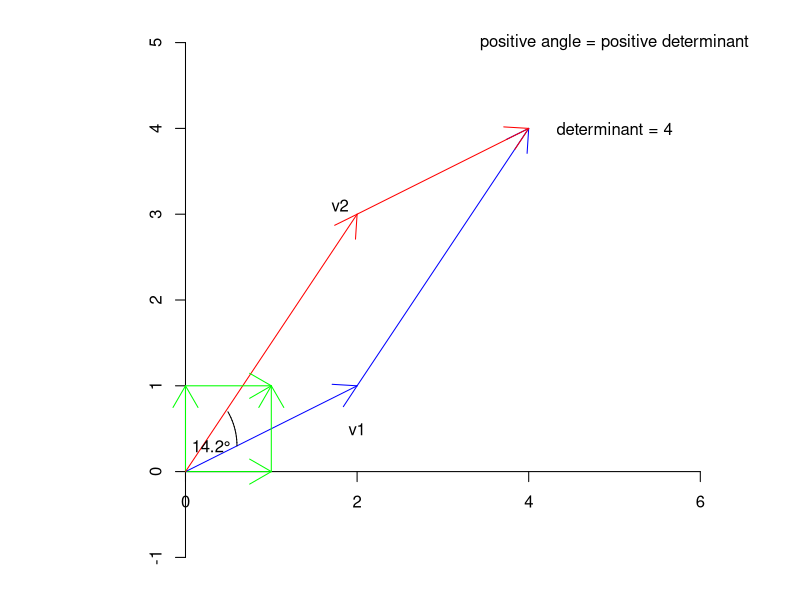
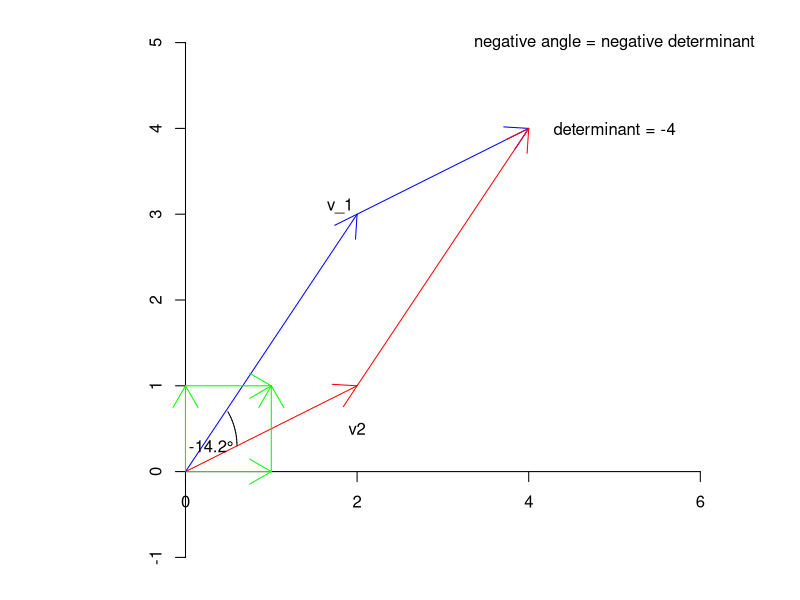

Here is the R script that generated these plots, in order: (Note: this script raises an error after producing the figures.)
#Collaborators: Zoe, Michelle 

#1. 

library(plotrix)
#The magnitude of the determinant is the area of the image of the unit square.
#Start by creating a matrix M.
v1 <- c(2,1); v2 <- c(2,3); M <-cbind(v1,v2); M; det(M) #determinant of M is 4
alpha <-acos((v2%*%v1)/(sqrt(v2%*%v2)*sqrt(v1%*%v1)))
#Set up the screen with narrow margins and aspect ratio 1:1
pars<-par(mar=c(1,1,1,1)+0.1, pch=20)  #set up narrow margins
plot(NULL, xlim = c(0,5), ylim = c(-1,5), xlab = "", ylab= "", asp = 1, axes = FALSE)
axis(1,pos = 0); axis(2,pos = 0) #set up axes at left asnd bottom

arrows(0,0, 1, 0, col = "green")   #first standard basis vector
arrows(0,0, v1[1], v1[2], col = "blue") #after applying M
text(2, .5, expression(v1), cex=1)
arrows(0,0, 0, 1, col = "green")   #second standard basis vector
arrows(0,0, v2[1], v2[2], col = "red") #after applying M
text(1.8, 3.1, expression(v2), cex=1)
arrows(v1[1], v1[2], v1[1]+v2[1], v1[2]+v2[2], col = "blue")
arrows(v2[1], v2[2], v1[1]+v2[1], v1[2]+v2[2], col = "red")
draw.arc(-.2,.3,.8,angle2=alpha)
text(0.30,0.3,expression('14.2°'),cex=1)
arrows(1,0, 1, 1, col = "green")  
arrows(0,1, 1, 1, col = "green") 
text(5, 5, expression('positive angle = positive determinant'), cex=1)
text(5, 4, expression('determinant = 4'), cex=1)


v_1 <- c(2,3); v_2 <- c(2,1); M <-cbind(v_1,v_2); M; det(M) #determinant of M is 4
alpha <- acos((v_2%*%v_1)/(sqrt(v_2%*%v_2)*sqrt(v_1%*%v_1)))
#Set up the screen with narrow margins and aspect ratio 1:1


pars<-par(mar=c(1,1,1,1)+0.1, pch=20)  #set up narrow margins
plot(NULL, xlim = c(0,5), ylim = c(-1,5), xlab = "", ylab= "", asp = 1, axes = FALSE)
axis(1,pos = 0); axis(2,pos = 0) #set up axes at left asnd bottom

arrows(0,0, 1, 0, col = "green")   #first standard basis vector
arrows(0,0, v_1[1], v_1[2], col = "blue") #after applying M
text(1.8, 3.1, expression(v_1), cex=1)
arrows(0,0, 0, 1, col = "green")   #second standard basis vector
arrows(0,0, v_2[1], v_2[2], col = "red") #after applying M
text(2, .5, expression(v2), cex=1)
arrows(v_1[1], v_1[2], v_1[1]+v_2[1], v_1[2]+v_2[2], col = "blue")
arrows(v_2[1], v_2[2], v_1[1]+v_2[1], v_1[2]+v_2[2], col = "red")
draw.arc(-.2,.3,.8,angle2=alpha)
text(0.30,0.3,expression('-14.2°'),cex=1)
arrows(1,0, 1, 1, col = "green")
arrows(0,1, 1, 1, col = "green")
text(5, 5, expression('negative angle = negative determinant'), cex=1)
text(5, 4, expression('determinant = -4'), cex=1)
angle(v_1, v_2)



v01 <- c(2,1); v02 <- c(2,1); M <-cbind(v01,v02); M; det(M) #determinant of M is 4
alpha <-acos((v02%*%v01)/(sqrt(v02%*%v02)*sqrt(v01%*%v01)))
#Set up the screen with narrow margins and aspect ratio 1:1
pars<-par(mar=c(1,1,1,1)+0.1, pch=20)  #set up narrow margins
plot(NULL, xlim = c(0,5), ylim = c(-1,5), xlab = "", ylab= "", asp = 1, axes = FALSE)
axis(1,pos = 0); axis(2,pos = 0) #set up axes at left asnd bottom

arrows(0,0, 1, 0, col = "green")   #first standard basis vector
arrows(0,0, v01[1], v01[2], col = "blue") #after applying M
arrows(0,0, 0, 1, col = "green")   #second standard basis vector
arrows(0,0, v02[1], v02[2], col = "red") #after applying M
arrows(v01[1], v01[2], v01[1]+v02[1], v01[2]+v02[2], col = "blue")
arrows(v02[1], v02[2], v01[1]+v02[1], v01[2]+v02[2], col = "red")
text(2, .7, expression(v01), cex=1)
text(2, 1.2, expression(v02), cex=1)
draw.arc(-.2,.3,.8,angle2=alpha)
text(0.30,0.3,expression('0°'),cex=1)
arrows(1,0, 1, 1, col = "green")
arrows(0,1, 1, 1, col = "green")
text(5, 5, expression('0° angle = 0 determinant'), cex=1)
text(5, 4, expression('determinant = 0'), cex=1)



#Problem #2

v00 <- c(1,0)
par(mar=c(1,1,1,1)+0.1, pch=20)
plot(NULL, xlim = c(0,1), ylim = c(0,1), xlab = "team 1", ylab= "team 2",
     asp =1,axes = FALSE)
axis(1,pos = 0); axis(2,pos = 0) #axes blow and to the left
abline(1,-1, col = "red")

F <- matrix(c(0.8, 0.2, 0.3, 0.7),2); F
#Here is the starting situation.
arrows(0,0, v00[1], v00[2], col = "blue")
#Now play the first point.
v1_ <- F %*% v00; v1_
arrows(0,0, v1_[1], v1_[2], col = "blue")
#Next play the second point.
v2_ <- F %*% v1_; v2_
arrows(0,0, v2_[1], v2_[2], col = "blue")

#Here is a matrix that updates for two points in a single computation.
F2 <- F %*% F; F2
F2 %*% v00; v2_  #it agrees with our previous calculation

#Do two more points.
v4_ <- F2 %*% v2_
arrows(0,0, v4_[1], v4_[2], col = "blue")


#Problem 3
plot(NULL, xlim = c(-3,3), ylim = c(-3,3), xlab = "", ylab= "",axes = FALSE)
I1 <- c(-2,2); I2 <- c(-2,-2); I3 <- c(2,2); I4 <- c(2,-2)
points(c(I1[1],I2[1],I3[1],I4[1]),c(I1[2],I2[2],I3[2],I4[2]))
text(I1[1]-0.2,I1[2]+0.2,"The Middle Kingdom"); text(I2[1]-0.2,I2[2]-0.2,"Tibet");
text(I3[1]+0.2,I3[2]+0.2,"Shanghai"); text(I4[1]+0.2,I4[2]-0.2,"Hunan");
#From island 1 there are trains to islands 2, 3, 4
arrows(I1[1],I1[2],I2[1],I2[2]); arrows(I1[1],I1[2],I3[1],I3[2]); arrows(I1[1],I1[2],I4[1],I4[2])
c1 <- c(0,1,1,1)
#From island 2 there are trains to island 1 and 3 , but not to 4.
arrows(I2[1],I2[2],I1[1],I1[2]);arrows(I2[1],I2[2],I3[1],I3[2])
c2 <- c(1,0,1,0)
#From island 3 there are trains to islands 1 and 4, but not to 2
arrows(I3[1],I3[2],I1[1],I1[2]); arrows(I3[1],I3[2],I4[1],I4[2])
c3 <- c(1,0,0,1)
#From island 4 there are boats to island 1 and 2, but not to 3
arrows(I4[1],I4[2],I1[1],I1[2]);arrows(I4[1],I4[2],I2[1],I2[2])
c4 <- c(1,1,0,0)

#Here is the "transition matrix" for this graph.
A <- cbind(c1,c2,c3,c4); A

B <- A %*% A; B  #do not use A^2 in R
#Square again to get the number of four-step paths
C <- B %*% B; C
#There are 7 4-step monorails from Tibet to the Middle Kingdom
